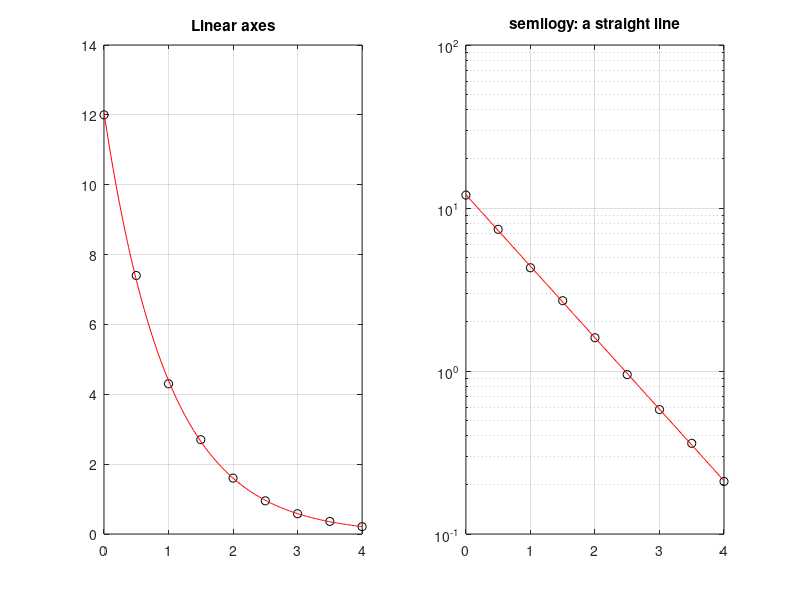

Reproduce this figure in MATLAB.
% Day 068 · Curve Fitting with Functions Other than Polynomials — Exponential fit: capacitor discharge
% Run: open this file in MATLAB and press Run (or type example_1 in the Command Window)

t = 0:0.5:4;
v = [12.0 7.4 4.3 2.7 1.6 0.95 0.58 0.36 0.21];    % measured volts
p = polyfit(t, log(v), 1);
tau = -1 / p(1);
V0 = exp(p(2));
fprintf('v(t) = %.2f e^(-t/%.3f)   -> RC = %.3f s\n', V0, tau, tau);
tf = linspace(0, 4, 200);
subplot(1, 2, 1); plot(t, v, 'ko', tf, V0*exp(-tf/tau), 'r'); title('Linear axes'); grid on
subplot(1, 2, 2); semilogy(t, v, 'ko', tf, V0*exp(-tf/tau), 'r'); title('semilogy: a straight line'); grid on
